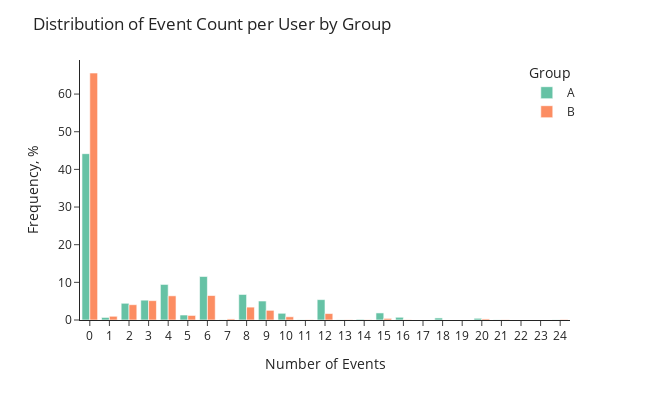

Notebook cell for this chart:
### Code cell
# Plot the histogram
fig = px.histogram(pivot_events, x='event_name', color='group', histnorm="percent",
                   nbins=25, barmode='group', color_discrete_sequence=px_palette) 

fig.update_layout(title='Distribution of Event Count per User by Group',
                  xaxis_title='Number of Events',
                  xaxis={'tickmode': 'linear'},
                   yaxis_title='Frequency, %', template = px_template,
                   legend=dict(title='Group', y=1, xanchor="right"),
                   width=650,
                   height=400)
fig.show()

### Figure 1 — Plotly figure (JSON) as saved in the notebook; plotly's stock layout.template omitted (floating-point values rounded to 4 significant figures; data arrays with more than 128 entries replaced by an {"elided": "..."} marker saying what was removed)
{"data": [{"alignmentgroup": "True", "bingroup": "x", "histnorm": "percent", "hovertemplate": "group=A<br>event_name=%{x}<br>percent=%{y}<extra></extra>", "legendgroup": "A", "marker": {"color": "rgb(102,194,165)", "pattern": {"shape": ""}}, "name": "A", "nbinsx": 25, "offsetgroup": "A", "orientation": "v", "showlegend": true, "type": "histogram", "x": {"elided": "2180 int values"}, "xaxis": "x", "yaxis": "y"}, {"alignmentgroup": "True", "bingroup": "x", "histnorm": "percent", "hovertemplate": "group=B<br>event_name=%{x}<br>percent=%{y}<extra></extra>", "legendgroup": "B", "marker": {"color": "rgb(252,141,98)", "pattern": {"shape": ""}}, "name": "B", "nbinsx": 25, "offsetgroup": "B", "orientation": "v", "showlegend": true, "type": "histogram", "x": {"elided": "1401 int values"}, "xaxis": "x", "yaxis": "y"}], "layout": {"barmode": "group", "height": 400, "legend": {"title": {"text": "Group"}, "tracegroupgap": 0, "xanchor": "right", "y": 1}, "margin": {"t": 60}, "title": {"text": "Distribution of Event Count per User by Group"}, "width": 650, "xaxis": {"anchor": "y", "domain": [0, 1], "tickmode": "linear", "title": {"text": "Number of Events"}}, "yaxis": {"anchor": "x", "domain": [0, 1], "title": {"text": "Frequency, %"}}}}
